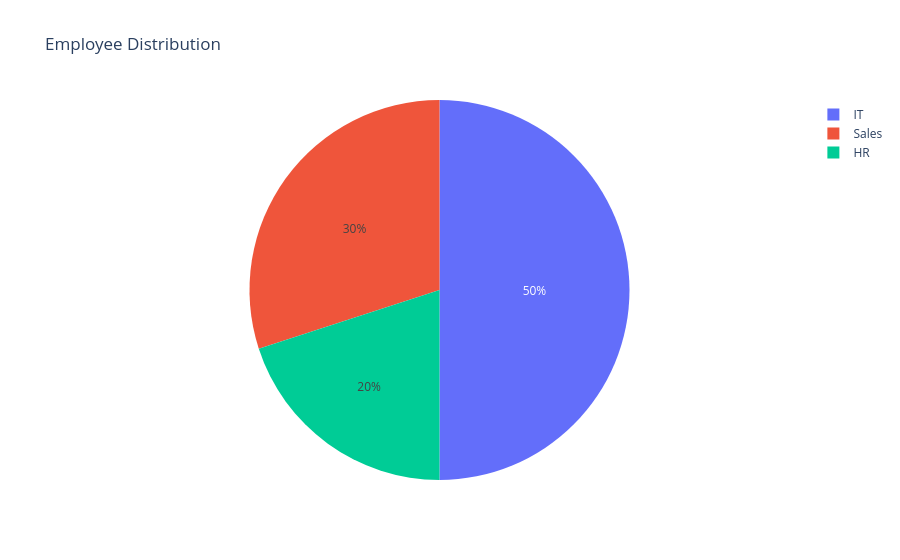

Here is the notebook cell this chart was saved with:
### Code cell
#Pie Chart:A pie chart is used to show the percentage of the each category in whole 
import plotly.express as px
import pandas as pd
data = {
    "Department": ["IT", "HR", "Sales"],
    "Employees": [50, 20, 30]
}

df = pd.DataFrame(data)

fig = px.pie(df, names="Department", values="Employees",
             title="Employee Distribution")
fig.show()

### Figure 1 — Plotly figure (JSON) as saved in the notebook; plotly's stock layout.template omitted (floating-point values rounded to 4 significant figures)
{"data": [{"domain": {"x": [0, 1], "y": [0, 1]}, "hovertemplate": "Department=%{label}<br>Employees=%{value}<extra></extra>", "labels": ["IT", "HR", "Sales"], "legendgroup": "", "name": "", "showlegend": true, "type": "pie", "values": [50, 20, 30]}], "layout": {"legend": {"tracegroupgap": 0}, "title": {"text": "Employee Distribution"}}}
